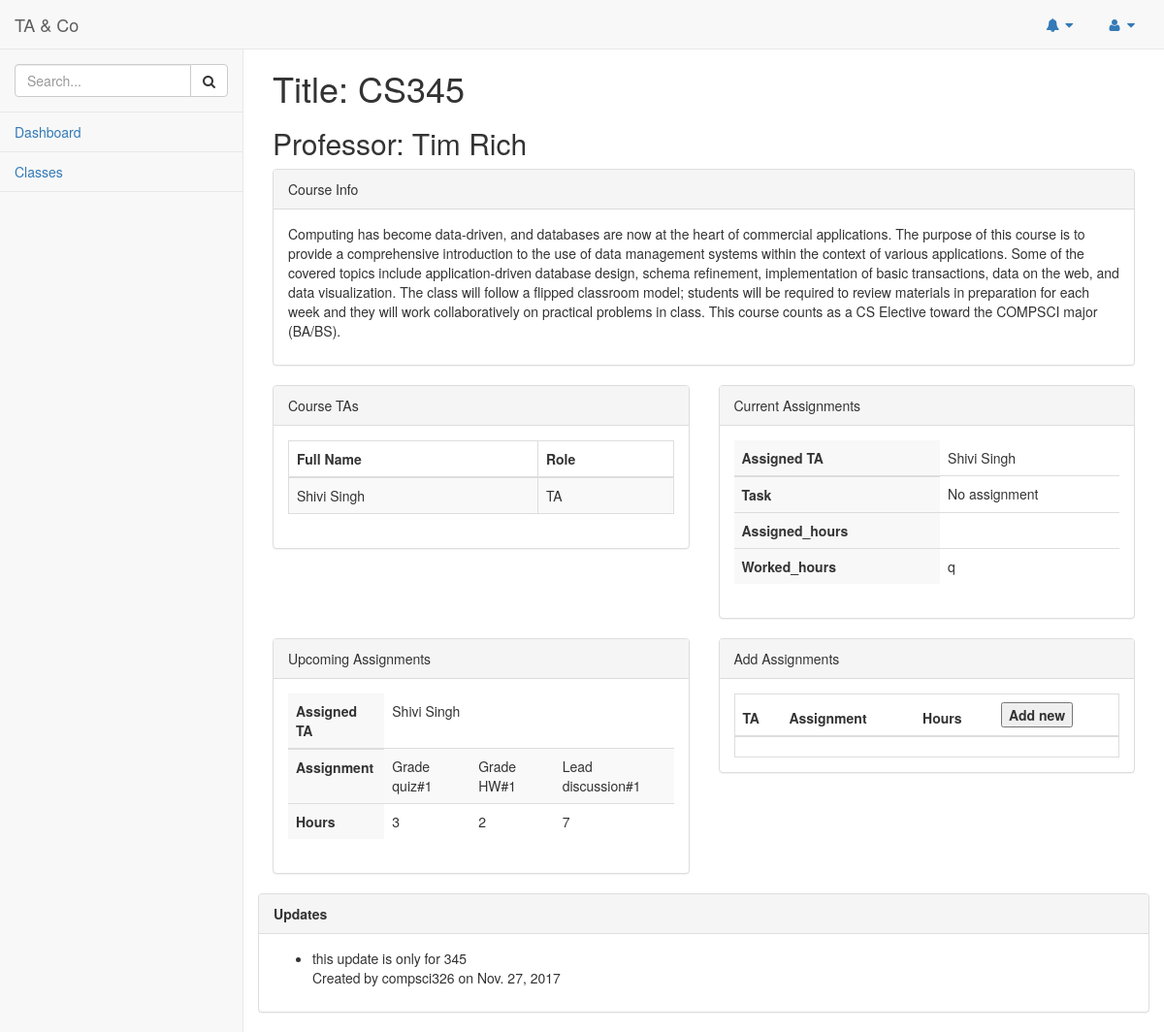
Page /taco/course/fd3e6988-911c-477f-ac03-bae2a34b6d56 (signed in) on the committed database.
### taco/models.py (models this page shows, shortened)
class Course(models.Model):
	cid = models.UUIDField(primary_key=True, default=uuid.uuid4, help_text="Unique ID for the Course")
	cname = models.CharField(max_length=200, help_text="Enter Course Name")
	cdescription=models.TextField(max_length=1000, help_text="Enter a brief description of the course")
	professor=models.ForeignKey('Professor', on_delete=models.SET_NULL, null=True)
	ta=models.ManyToManyField(Ta, help_text="Select a TA for this course")

class Professor(models.Model):
	pid = models.UUIDField(primary_key=True, default=uuid.uuid4, help_text="Unique ID for the Professor")
	pname = models.CharField(max_length=200, help_text="Enter Professor's Name")
	def __str__(self):
		return '%s' % (self.pname)

class Ta(models.Model):
	tid = models.UUIDField(primary_key=True, default=uuid.uuid4, help_text="Unique ID for the TA")
	full_name = models.CharField(max_length=200, help_text="Enter Full Name")
	role = models.CharField(max_length=200, default="TA", help_text="Enter Role")
	assignment = models.ForeignKey('Assignment', on_delete=models.SET_NULL, null=True)

class Update(models.Model):
    comment = models.TextField(blank=True, null=True)
    user = models.ForeignKey(User, default=1)
    date = models.DateField(default=date.today)
    class Meta:
        abstract = True

class CourseUpdate(Update):
    course = models.ForeignKey(Course)

### taco/views.py (the view)
# urls.py: url(r'^course/(?P<pk>[A-Za-z0-9-]+)$', views.CourseDetailView.as_view(), name='course-detail'),
class CourseDetailView(LoginRequiredMixin, generic.DetailView):
    model = Course

### taco/templatetags/auth_extra.py (called while the page is built)
@register.filter(name='has_group')
def has_group(user, group_name):
    group = Group.objects.get(name=group_name)
    return True if group in user.groups.all() else False

### taco/templates/taco/course_detail.html (shortened to what this page needs)
{% extends "base_generic.html" %}
{% load auth_extra %}
{% block content %}
  <div class="col-lg-12">
      <div class="row">
          <div class="col-lg-12">
              <h1> Title: {{course.cname}}</h1>
              <h2> Professor: {{course.professor}} </h2>
          </div>
      </div>
<div class="row">
      <div class="col-lg-12">
          <div class="panel panel-default">
              <div class="panel-heading">
                  Course Info
              </div>
              <div class="panel-body">
                  <p>
                    {{course.cdescription}}
                  </p>
              </div>
          </div>
      </div>
</div>
      <div class="row">
          <div class="col-lg-6">
              <div class="panel panel-default">
                  <div class="panel-heading">
                     Course TAs
                  </div>
                  <div class="panel-body">
                      <div class="table-responsive">
                          <table class="table table-striped table-bordered table-hover">
                              <thead>
                                  <tr>
                                      <th>Full Name</th>
                                      <th>Role</th>
                                  </tr>
                              </thead>
                              <tbody>
                                  {% for ta in course.ta.all %} <tr><td>{{ ta.full_name }}</td><td>TA</td></tr> {% endfor %}
                              </tbody>
                          </table>
                      </div>
                  </div>
              </div>
          </div>
          <div class="col-lg-6">
              <div class="panel panel-default">
                  <div class="panel-heading">
                    Current Assignments
                  </div>
                  <div class="panel-body">
                      <div class="table-responsive">
                          <table id="current-assignment-table" class="table">
                              <thead>
                                  <tr>
                                    <th bgcolor="#f8f8f8">Assigned TA</th>
                                    {% for ta in course.ta.all %}
                                      <td>{{ ta.full_name }}</td>
                                      {% endfor %}
                                  </tr>
                              </thead>
                              <tbody>
                                  <tr>
                                      <th bgcolor="#f8f8f8">Task</th>
                                      {% for ta in course.ta.all %}
                                        {% if ta.assignment is None %}
                                            <td>No assignment</td>
                                        {% elif ta.assignment.cid.cid == course.cid %}
                                            <td>{{ ta.assignment.aname }}</td>
                                        {% else %}
                                            <td>No assignment</td>
                                        {% endif%}
                                      {% endfor %}
                                  </tr>
                                  <tr>
                                      <th bgcolor="#f8f8f8">Assigned_hours</th>
                                      {% for ta in course.ta.all %}
                                        {% if ta.assignment is None %}
                                            <td></td>
                                        {% elif ta.assignment.cid.cid == course.cid %}
                                            <td>{{ ta.assignment.assigned_hours }}</td>
                                        {% else %}
                                            <td></td>
                                        {% endif%}
                                      {% endfor %}
                                  </tr>
                                    <tr>
                                      <th bgcolor="#f8f8f8">Worked_hours</th>
                                      {% for ta in course.ta.all %}
                                        {% if ta.assignment is None %}
                                            <td></td>
                                        {% elif ta.assignment.cid.cid == course.cid %}
                                            <td>{{ ta.assignment.worked_hours }}</td>
                                        {% else %}
                                            <td>q</td>
                                        {% endif%}
                                      {% endfor %}
                                  </tr>
                              </tbody>
                          </table>
                      </div>
                  </div>
              </div>
          </div>
      </div>
      <div class="row">
          <div class="col-lg-6">
              <div class="panel panel-default">
                  <div class="panel-heading">
                    Upcoming Assignments</div>
                  <div class="panel-body">
                      <div class="table-responsive">
                          <table class="table table-striped">
                              <thead>
                                  <tr>
                                    <th bgcolor="#f8f8f8">Assigned TA</th>
                                    {% for ta in course.ta.all %} <td>{{ ta.full_name }}</td> {% endfor %}
                                  </tr>
                              </thead>
                              <tbody>
                                  <tr>
                                      <th bgcolor="#f8f8f8">Assignment</th>
                                      <td>Grade quiz#1</td>
                                      <td>Grade HW#1</td>
                                      <td>Lead discussion#1</td>
                                  </tr>
                                  <tr>
                                      <th bgcolor="#f8f8f8">Hours</th>
                                      <td>3</td>
                                      <td>2</td>
                                      <td>7</td>
                                  </tr>
                              </tbody>
                          </table>
                      </div>
                  </div>
              </div>
          </div>
          {% if request.user|has_group:"Professors" %}
          <div class="col-lg-6">
              <div class="panel panel-default">
                  <div class="panel-heading">
                        My Assignments
                    </div>
                  <div class="panel-body">
                      <div class="table-responsive table-bordered">
                          <table class="table" id="myTable">
                              <thead>
                                  <tr>
                                      <th>TA</th>
                                      <th>Assignment</th>
                                      <th>Hours</th>
                                      <th>Completed Hours</th>
                                  </tr>
                              </thead>
                              <tbody>
                              </tbody>
                          </table>
                      </div>
                  </div>
              </div>
          </div>
          {% else %}
          <div class="col-lg-6">
              <div class="panel panel-default">
                  <div class="panel-heading">
                        Add Assignments
                    </div>
                  <div class="panel-body">
                      <div class="table-responsive table-bordered">
                          <table class="table" id="myTable">
                              <thead>
                                  <tr>
                                      <th>TA</th>
                                      <th>Assignment</th>
                                      <th>Hours</th>
                                      <th> <button onclick="myCreateFunction()">Add new</button></th>
                                  </tr>
                              </thead>
                          </table>
                      </div>
                  </div>
              </div>
          </div>
          {% endif%}
            <div class="row">
          <div class="col-lg-12">
              <div class="panel panel-default">
                  <div class="panel-heading"><b>Updates</b></div>
                  <div class="panel-body">
                                  <ul>
                                    {% for update in course.courseupdate_set.all %}
                                      <li>
                                        <p>{{ update.comment }}<br>Created by {{ update.user }} on {{ update.date }}</p>
                                      </li>
                                    {% endfor %}
                                  </ul>
                  </div>
              </div>
          </div>
      </div>
  </div>
{% endblock %}

### rows in the picture
Course: cname "CS345", professor "Tim Rich", cdescription "Computing has become data-driven, and databases are now at the heart of commercial applications. The purpose of this course is to provide a comprehensive introduction to the use of data management systems within the context of various applications. Some of the covered topics include application-driven database design, schema refinement, implementation of basic transactions, data on the web, and data visualization. The class will follow a flipped classroom model; students will be required to review materials in preparation for each week and they will work collaboratively on practical problems in class. This course counts as a CS Elective toward the COMPSCI major (BA/BS)."
Ta: full_name "Shivi Singh", shows "No assignment", shows "q"
CourseUpdate: comment "this update is only for 345", user "compsci326", date "Nov. 27, 2017"
